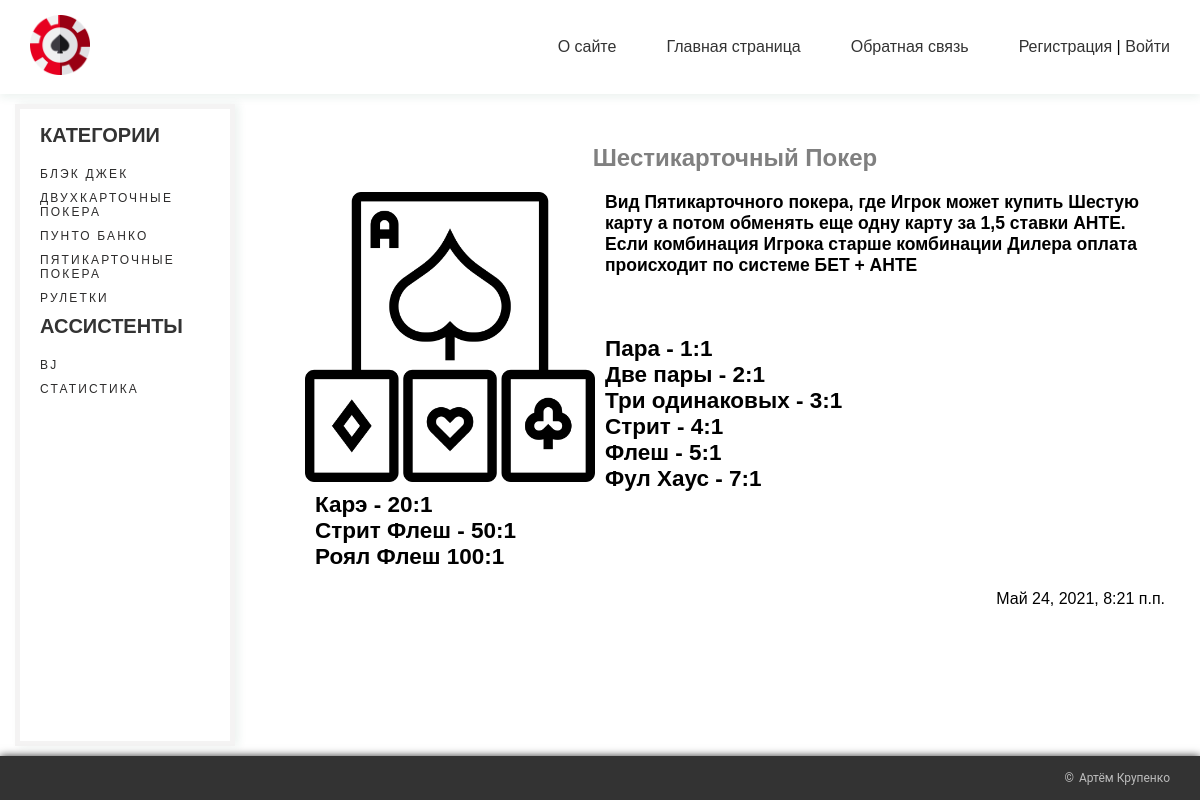
The page /game/shestikartochnyj-poker/ on the database its author committed.
### games/models.py (models this page shows, shortened)
class Category(models.Model):
    name = models.CharField(max_length=100, db_index=True, verbose_name='Название')
    slug = models.SlugField(max_length=255, unique=True, db_index=True, verbose_name='URL')
    def get_absolute_url(self):
        return reverse('category', kwargs={'cat_slug': self.slug})
    class Meta:
        verbose_name = 'Категории Игр'
        verbose_name_plural = 'Категории Игр'
        ordering = ['name']

class Games(models.Model):
    name = models.CharField(max_length=255, verbose_name='Название')
    slug = models.SlugField(max_length=255, unique=True, db_index=True, verbose_name='URL')
    image = models.ImageField(upload_to="images/%Y/%m/%d/", blank=True, verbose_name="Изображение")
    rules = models.TextField(blank=True, verbose_name='Правила')
    payouts = models.TextField(blank=True, verbose_name='Выплаты')
    time_create = models.DateTimeField(auto_now_add=True, verbose_name='Дата создания')
    time_update = models.DateTimeField(auto_now=True, verbose_name='Дата редактирования')
    cat = models.ForeignKey('Category', on_delete=models.PROTECT, verbose_name='Категории')
    def __str__(self):
        return self.name
    class Meta:
        verbose_name = 'Игры'
        verbose_name_plural = 'Игры'
        ordering = ['-time_update', 'name']

### games/views.py (the view)
# urls.py: path('game/<slug:slug_game>/', ShowGame.as_view(), name='game'),
class ShowGame(DataMixin, DetailView):
    model = Games
    template_name = 'games/game_detail.html'
    slug_url_kwarg = 'slug_game'
    context_object_name = 'game'
    def get_context_data(self, *, object_list=None, **kwargs):
        context = super().get_context_data(**kwargs)
        c_def = self.get_user_context(title=context['game'])
        return dict(list(context.items()) + list(c_def.items()))

### games/utils.py (called while the page is built)
    def get_user_context(self, **kwargs):
        context = kwargs
        categories = cache.get('categories')
        if not categories:
            categories = Category.objects.annotate(Count('games'))
            cache.set('categories', categories, 60)
        user_menu = menu.copy()
        if not self.request.user.is_authenticated:
            user_menu.pop(-1)
        context['menu'] = user_menu
        context['categories'] = categories
        return context

### games/templates/games/game_detail.html (shortened to what this page needs)
{% extends "games/base_web_casino.html" %}
{% block content %}
<div class="content_box">
    <h1>{{ game.name }}</h1>
    {% if game.image %}
    <p><img class="img-article-left" src="{{game.image.url}}"></p>
    {% endif %}
    <div class="content_box_rules"><h3>{{ game.rules|linebreaks }}</h3></div>
    <div class="content_box_payouts"><h2>{{ game.payouts|linebreaks }}</h2></div>
    <p class="content-box-time">{{ game.time_update }}</p>
</div>
{% endblock %}

### games/templates/games/base_web_casino.html (shortened to what this page needs)
{% load static %}
<!DOCTYPE html>
<html lang="en">
<head>
    <link rel="stylesheet" href="{% static 'games/css/styles.css' %}" type="text/css">
</head>
<body>
<header class="header">
    {% block sidebar %}
    <div class="header__container">
        <a href="{% url 'home' %}" class="header__logo">
            <img src="{% static 'games/images/logo.png' %}" alt="logo image" class="header__image">
        </a>
        <ul class="header__items">
            {% for m in menu %}
            <li class="header__item">
                <a href="{% url m.url_name %}" class="header__link">{{ m.title }}</a>
            </li>
            {% endfor %}
            {% if request.user.is_authenticated %}
            <li class="header__item">{{ user.username }}|
                <a href="{% url 'logout' %}" class="header__link">Выйти</a>
            </li>
            {% else %}
            <li class="header__item">
                <a href="{% url 'register' %}" class="header__link">Регистрация</a> |
                <a href="{% url 'login' %}" class="header__link">Войти</a>
            </li>
            {% endif %}
        </ul>
    </div>
</header>
<main class="main">
    <section class="categories">
        <div class="categories__container">
            <h2 class="categories__title">Категории</h2>
            {% for c in categories %}
            {% if c.games__count > 0 %}
            <ul class="categories__items">
                <li class="categories__item">
                    <a href="{{ c.get_absolute_url }}" class="categories__link">{{ c.name }}</a>
                </li>
            </ul>
            {% endif %}
            {% endfor %}
            <h2 class="categories__title">Ассистенты</h2>
            <ul class="categories__items">
                <li class="categories__item">
                    <a href="{% url 'bj_start' %}" class="categories__link">BJ</a>
                </li>
                <li class="categories__item">
                    <a href="{% url 'statistic' %}" class="categories__link">Статистика</a>
                </li>
            </ul>
            {% endblock %}
        </div>
    </section>
    <section class="content">
        {% block content %}
        {% endblock %}
    </section>
</main>
<footer class="footer">
    <div class="footer__container">
        <p class="footer__owner">Артём Крупенко</p>
    </div>
</footer>
</body>
</html>

### games/static/games/css/styles.css (style rules this page uses)
* { -webkit-box-sizing: border-box; box-sizing: border-box; padding: 0; margin: 0; font-family: "Poppins", sans-serif; }
img.img-article-left { max-width: 300px; height: auto; float: left; padding: 0 10px 10px 0; }
.content_box { padding: 40px 20px 20px 40px; width: 100%; box-sizing: border-box; font-family: "Poppins", sans-serif; }
.content_box h1 { text-align: center; margin-bottom: 20px; color: #808080; }
.content_box_rules { margin: 10px; font-size: 15px; }
.content_box_payouts { margin-left: 10px; margin-top: 60px; font-size: 15px; }
.content-box-time { float: right; margin-top: 20px; }
body { min-height: 100vh; height: 100%; display: -webkit-box; display: -ms-flexbox; display: flex; -webkit-box-orient: vertical; -webkit-box-direction: normal; -ms-flex-direction: column; flex-direction: column; }
.header { background: #ffffff; -webkit-box-shadow: 0 4px 8px rgba(44, 101, 77, 0.08); box-shadow: 0 4px 8px rgba(44, 101, 77, 0.08); }
.header__container { display: -webkit-box; display: -ms-flexbox; display: flex; -webkit-box-pack: justify; -ms-flex-pack: justify; justify-content: space-between; -webkit-box-align: center; -ms-flex-align: center; align-items: center; padding: 15px 30px; }
.header__image { width: 60px; }
.header__items { list-style-type: none; display: -webkit-box; display: -ms-flexbox; display: flex; }
.header__item { margin-right: 50px; }
.header__item:last-child { margin-right: 0; }
.header__link { font-family: "Poppins", sans-serif; outline: none; text-decoration: none; font-weight: 500; font-size: 16px; color: #333333; -webkit-transition: 0.3s ease-in-out; -o-transition: 0.3s ease-in-out; transition: 0.3s ease-in-out; }
.main { -webkit-box-flex: 1; -ms-flex: 1 0 auto; flex: 1 0 auto; height: 100%; display: -webkit-box; display: -ms-flexbox; display: flex; }
.categories { font-family: "Poppins", sans-serif; min-width: 220px; margin: 10px 15px; padding: 15px 20px; background: #ffffff; border: 5px solid rgba(110, 102, 102, 0.08); -webkit-box-shadow: 4px 0 8px rgba(44, 101, 77, 0.08); box-shadow: 4px 0 8px rgba(44, 101, 77, 0.08); }
.categories__title { font-size: 20px; color: #333333; text-transform: uppercase; padding-bottom: 20px; }
.categories__items { list-style-type: none; }
.categories__item { margin-bottom: 10px; }
.categories__link { display: flex; align-items: center; outline: none; text-decoration: none; font-size: 12px; letter-spacing: 0.18em; text-transform: uppercase; color: #2d2c2c; transition: 1s ease; }
.content { font-family: "Poppins", sans-serif; width: 100%; margin: 10px 15px; }
.footer { -webkit-box-flex: 0; -ms-flex: 0 0 auto; flex: 0 0 auto; background: #333333; -webkit-box-shadow: 0 0 8px #333333; box-shadow: 0 0 8px #333333; }
.footer__container { padding: 15px 30px; display: -webkit-box; display: -ms-flexbox; display: flex; -webkit-box-pack: end; -ms-flex-pack: end; justify-content: flex-end; -webkit-box-align: center; -ms-flex-align: center; align-items: center; }
.footer__owner { font-family: Roboto, sans-serif; font-size: 12px; color: #bdbdbd; }
.footer__owner::before { content: "\00A9"; margin-right: 5px; }

### rows shown on the page
Category: name "БЛЭК ДЖЕК"
Category: name "ДВУХКАРТОЧНЫЕ ПОКЕРА"
Category: name "ПУНТО БАНКО"
Category: name "ПЯТИКАРТОЧНЫЕ ПОКЕРА"
Category: name "РУЛЕТКИ"
Games: name "Шестикарточный Покер", image (picture), rules "Вид Пятикарточного покера, где Игрок может купить Шестую карту а потом обменять еще одну карту за 1,5 ставки АНТЕ. Если комбинация Игрока старше комбинации Дилера оплата происходит по системе БЕТ + АНТЕ", payouts "Пара - 1:1 Две пары - 2:1 Три одинаковых - 3:1 Стрит - 4:1 Флеш - 5:1 Фул Хаус - 7:1 Карэ - 20:1 Стрит Флеш - 50:1 Роял Флеш 100:1", time_update "Май 24, 2021, 8:21 п.п."

### other values the page prints
{{ m.title }} "О сайте" "Главная страница" "Обратная связь"
